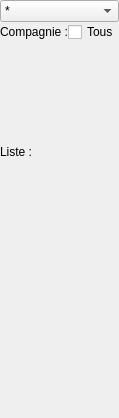
<?xml version="1.0" encoding="UTF-8"?>
<ui version="4.0">
 <class>Flight</class>
 <widget class="QWidget" name="Flight">
  <property name="geometry">
   <rect>
    <x>0</x>
    <y>0</y>
    <width>105</width>
    <height>418</height>
   </rect>
  </property>
  <property name="sizePolicy">
   <sizepolicy hsizetype="Preferred" vsizetype="Preferred">
    <horstretch>0</horstretch>
    <verstretch>0</verstretch>
   </sizepolicy>
  </property>
  <property name="minimumSize">
   <size>
    <width>0</width>
    <height>300</height>
   </size>
  </property>
  <property name="windowTitle">
   <string>Form</string>
  </property>
  <layout class="QVBoxLayout" name="verticalLayout_2">
   <property name="spacing">
    <number>0</number>
   </property>
   <property name="leftMargin">
    <number>0</number>
   </property>
   <property name="topMargin">
    <number>0</number>
   </property>
   <property name="rightMargin">
    <number>0</number>
   </property>
   <property name="bottomMargin">
    <number>0</number>
   </property>
   <item>
    <widget class="QWidget" name="Container" native="true">
     <layout class="QVBoxLayout" name="verticalLayout">
      <property name="spacing">
       <number>0</number>
      </property>
      <property name="leftMargin">
       <number>0</number>
      </property>
      <property name="topMargin">
       <number>0</number>
      </property>
      <property name="rightMargin">
       <number>0</number>
      </property>
      <property name="bottomMargin">
       <number>0</number>
      </property>
      <item>
       <widget class="QComboBox" name="comboBox">
        <property name="minimumSize">
         <size>
          <width>0</width>
          <height>20</height>
         </size>
        </property>
        <item>
         <property name="text">
          <string>*</string>
         </property>
        </item>
        <item>
         <property name="text">
          <string>Depart</string>
         </property>
        </item>
        <item>
         <property name="text">
          <string>Arrivee</string>
         </property>
        </item>
       </widget>
      </item>
      <item>
       <widget class="QWidget" name="widget_3" native="true">
        <property name="sizePolicy">
         <sizepolicy hsizetype="Expanding" vsizetype="Fixed">
          <horstretch>0</horstretch>
          <verstretch>0</verstretch>
         </sizepolicy>
        </property>
        <property name="minimumSize">
         <size>
          <width>0</width>
          <height>20</height>
         </size>
        </property>
        <layout class="QHBoxLayout" name="horizontalLayout">
         <property name="spacing">
          <number>0</number>
         </property>
         <property name="leftMargin">
          <number>0</number>
         </property>
         <property name="topMargin">
          <number>0</number>
         </property>
         <property name="rightMargin">
          <number>0</number>
         </property>
         <property name="bottomMargin">
          <number>0</number>
         </property>
         <item>
          <widget class="QLabel" name="label_2">
           <property name="sizePolicy">
            <sizepolicy hsizetype="Expanding" vsizetype="Expanding">
             <horstretch>0</horstretch>
             <verstretch>0</verstretch>
            </sizepolicy>
           </property>
           <property name="text">
            <string>Compagnie :</string>
           </property>
          </widget>
         </item>
         <item>
          <widget class="QCheckBox" name="checkBox">
           <property name="sizePolicy">
            <sizepolicy hsizetype="Minimum" vsizetype="Expanding">
             <horstretch>0</horstretch>
             <verstretch>0</verstretch>
            </sizepolicy>
           </property>
           <property name="text">
            <string>Tous</string>
           </property>
          </widget>
         </item>
        </layout>
       </widget>
      </item>
      <item>
       <widget class="QWidget" name="CompContainer" native="true">
        <property name="maximumSize">
         <size>
          <width>16777215</width>
          <height>100</height>
         </size>
        </property>
        <layout class="QVBoxLayout" name="verticalLayout_3">
         <property name="spacing">
          <number>0</number>
         </property>
         <property name="leftMargin">
          <number>0</number>
         </property>
         <property name="topMargin">
          <number>0</number>
         </property>
         <property name="rightMargin">
          <number>0</number>
         </property>
         <property name="bottomMargin">
          <number>0</number>
         </property>
        </layout>
       </widget>
      </item>
      <item>
       <widget class="QLabel" name="label">
        <property name="sizePolicy">
         <sizepolicy hsizetype="Expanding" vsizetype="Fixed">
          <horstretch>0</horstretch>
          <verstretch>0</verstretch>
         </sizepolicy>
        </property>
        <property name="minimumSize">
         <size>
          <width>0</width>
          <height>20</height>
         </size>
        </property>
        <property name="text">
         <string>Liste :</string>
        </property>
       </widget>
      </item>
      <item>
       <widget class="QWidget" name="ProgContainer" native="true">
        <layout class="QVBoxLayout" name="verticalLayout_4">
         <property name="spacing">
          <number>0</number>
         </property>
         <property name="leftMargin">
          <number>0</number>
         </property>
         <property name="topMargin">
          <number>0</number>
         </property>
         <property name="rightMargin">
          <number>0</number>
         </property>
         <property name="bottomMargin">
          <number>0</number>
         </property>
        </layout>
       </widget>
      </item>
     </layout>
    </widget>
   </item>
  </layout>
 </widget>
 <resources/>
 <connections/>
</ui>
